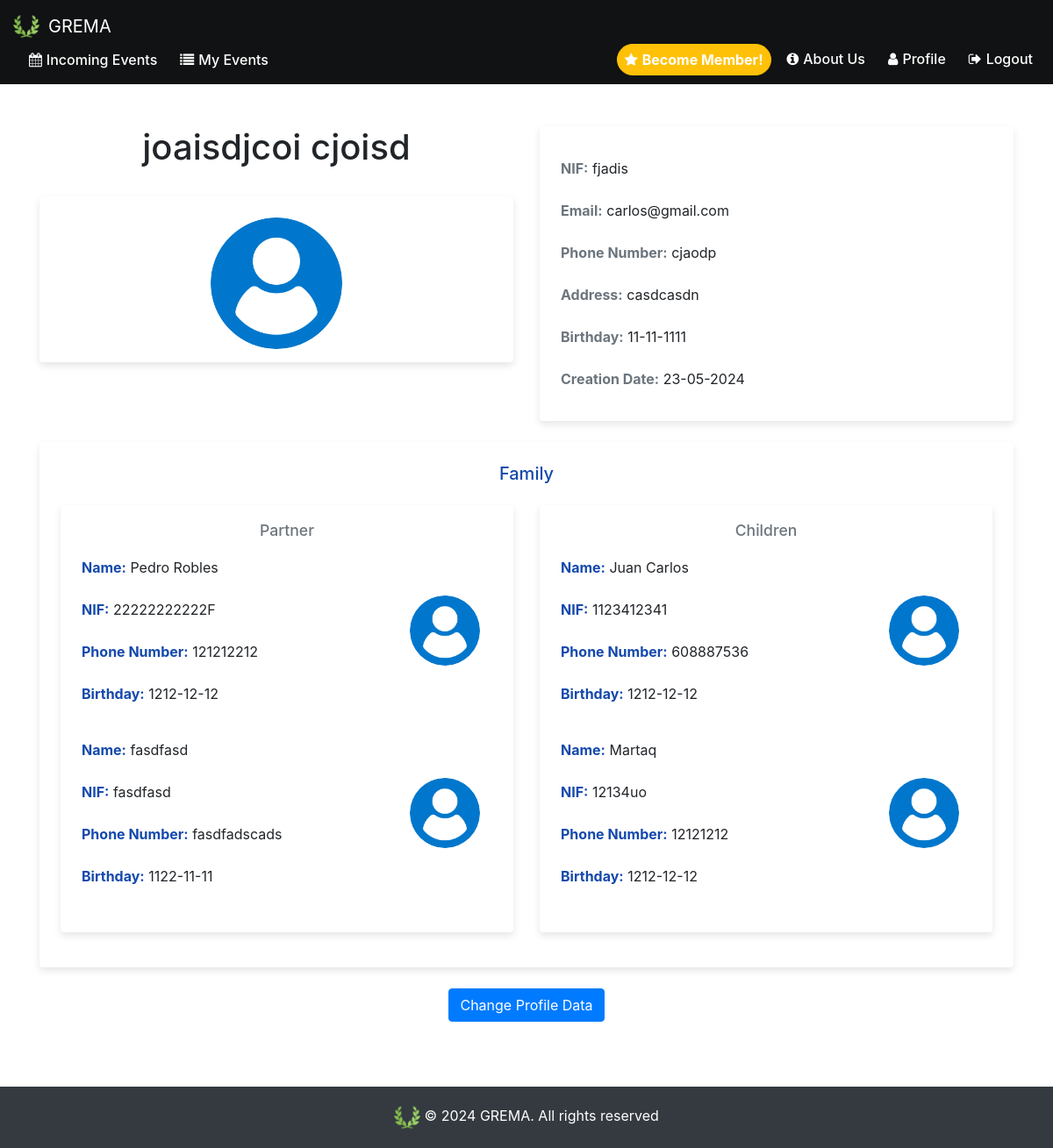
The app's page /profile (signed in) with its own data.
### website/models.py (models this page shows)
class User(db.Model, UserMixin):
    id = db.Column(db.Integer, primary_key=True, server_default="5")
    nif =db.Column(db.Integer, nullable=False)
    is_admin= False
    phone_number=db.Column(db.Integer)
    address=db.Column(db.String(150))
    email = db.Column(db.String(150), unique=True)
    password = db.Column(db.String(150), nullable=False)
    birthday = db.Column(db.Date)
    creation_date = db.Column(db.Date, default=func.current_date())
    first_name = db.Column(db.String(150))
    surname= db.Column(db.String(150))
    user_profile_image_url = db.Column(db.String(300))
    children = relationship("Child", back_populates="parent")
    partner = relationship("Partner", back_populates="user")

class Partner(db.Model):
    id = db.Column(db.Integer, primary_key=True)
    user_id = db.Column(db.Integer, db.ForeignKey('user.id'))
    nif =db.Column(db.Integer)
    birthday = db.Column(db.Date)
    creation_date = db.Column(db.Date, default=func.current_date())
    name = db.Column(db.String(150))
    phone_number=db.Column(db.Integer)
    partner_profile_image_url = db.Column(db.String(300))
    user_id = db.Column(db.Integer, db.ForeignKey('user.id'))
    user = relationship("User", back_populates="partner")

class Child(db.Model):
    id = db.Column(db.Integer, primary_key=True)
    user_id = db.Column(db.Integer, db.ForeignKey('user.id'))
    nif =db.Column(db.Integer)
    birthday = db.Column(db.Date)
    creation_date = db.Column(db.Date, default=func.current_date())
    name = db.Column(db.String(150))
    phone_number=db.Column(db.Integer)
    child_profile_image_url = db.Column(db.String(300))
    user_id = db.Column(db.Integer, db.ForeignKey('user.id'))
    parent = relationship("User", back_populates="children")

### website/views.py (the view)
@views.route('/profile', methods=['GET', 'POST'])
@login_required
def profile():
    return render_template('profile.html', user=current_user)

### website/views.py (called while the page is built)
@views.context_processor
def inject_membership():
    if current_user.is_authenticated:
        is_member = Fee.query.filter_by(user_fee=current_user.id, payed=True).first() is not None
    else:
        is_member = False
    return dict(is_member=is_member)

### website/templates/profile.html (shortened to what this page needs)
{% extends "base.html" %}
{% block content %}
<br><br />
<div class="container">
    <div class="row">
        <div class="col-md-6">
            <h1 class="text-center">{{ user.first_name }} {{ user.surname }}</h1>
            <br>
            <div class="card mb-4">
                <div class="profile-image-container mx-auto mt-4">
                    {% if user.user_profile_image_url %}
                    <img src="{{ user.user_profile_image_url }}" class="card-img-top rounded-circle"
                        alt="Profile Image">
                    {% elif user.admin_profile_image_url %}
                    <img src="{{ user.admin_profile_image_url }}" class="card-img-top rounded-circle"
                        alt="Profile Image">
                    {% else %}
                    <img src="{{ url_for('static', filename='images/userLogo.png') }}"
                        class="card-img-top rounded-circle" alt="{{ user.first_name }}">
                    {% endif %}
                </div>
            </div>
        </div>
        <div class="col-md-6">
            <div class="card mb-4">
                <div class="card-body">
                    <ul class="list-group list-group-flush">
                        <li class="list-group-item"><strong class="text-secondary">NIF:</strong> {{ user.nif }}</li>
                        <li class="list-group-item"><strong class="text-secondary">Email:</strong> {{ user.email }}</li>
                        <li class="list-group-item"><strong class="text-secondary">Phone Number:</strong> {{
                            user.phone_number }}</li>
                        <li class="list-group-item"><strong class="text-secondary">Address:</strong> {{ user.address }}
                        </li>
                        {% if not user.is_admin %}
                        <li class="list-group-item"><strong class="text-secondary">Birthday:</strong> {{
                            user.birthday.strftime('%d-%m-%Y') }}</li>
                        <li class="list-group-item"><strong class="text-secondary">Creation Date:</strong> {{
                            user.creation_date.strftime('%d-%m-%Y') }}</li>
                        {% endif %}
                    </ul>
                </div>
            </div>
        </div>
    </div>
    {% if user.partner or user.children %}
    <div class="row">
        <div class="col-md-12">
            <div class="card mb-4">
                <div class="card-body">
                    <h5 class="card-title text-center mb-4 custom-color">Family</h5>
                    <div class="row">
                        <div class="col-md-6">
                            {% if user.partner %}
                            <div class="card mb-3">
                                <div class="card-body">
                                    <h6 class="card-subtitle mb-2 text-muted text-center text-warning">Partner</h6>
                                    {% for partner in user.partner %}
                                    <div class="row align-items-center mb-3">
                                        <div class="col-md-9">
                                            <ul class="list-group list-group-flush">
                                                <li class="list-group-item"><strong class="custom-color">Name:</strong>
                                                    {{ partner.name }}</li>
                                                <li class="list-group-item"><strong class="custom-color">NIF:</strong>
                                                    {{ partner.nif }}</li>
                                                <li class="list-group-item"><strong class="custom-color">Phone
                                                        Number:</strong> {{ partner.phone_number }}</li>
                                                <li class="list-group-item"><strong
                                                        class="custom-color">Birthday:</strong> {{ partner.birthday }}
                                                </li>
                                            </ul>
                                        </div>
                                        <div class="col-md-3">
                                            <div class="partner-image-container">
                                                {% if partner.partner_profile_image_url %}
                                                <img src="{{ partner.partner_profile_image_url }}"
                                                    class="rounded-circle" alt="Partner Image">
                                                {% else %}
                                                <img src="{{ url_for('static', filename='images/userLogo.png') }}"
                                                    class="rounded-circle" alt="Default Partner Image">
                                                {% endif %}
                                            </div>
                                        </div>
                                    </div>
                                    {% endfor %}
                                </div>
                            </div>
                            {% endif %}
                        </div>
                        <div class="col-md-6">
                            {% if user.children %}
                            <div class="card mb-3">
                                <div class="card-body">
                                    <h6 class="card-subtitle mb-2 text-muted text-center text-warning">Children</h6>
                                    {% for child in user.children %}
                                    <div class="row align-items-center mb-3">
                                        <div class="col-md-9">
                                            <ul class="list-group list-group-flush">
                                                <li class="list-group-item"><strong class="custom-color">Name:</strong>
                                                    {{ child.name }}</li>
                                                <li class="list-group-item"><strong class="custom-color">NIF:</strong>
                                                    {{ child.nif }}</li>
                                                <li class="list-group-item"><strong class="custom-color">Phone
                                                        Number:</strong> {{ child.phone_number }}</li>
                                                <li class="list-group-item"><strong
                                                        class="custom-color">Birthday:</strong> {{ child.birthday }}
                                                </li>
                                            </ul>
                                        </div>
                                        <div class="col-md-3">
                                            <div class="child-image-container">
                                                {% if child.child_profile_image_url %}
                                                <img src="{{ child.child_profile_image_url }}" class="rounded-circle"
                                                    alt="Child Image">
                                                {% else %}
                                                <img src="{{ url_for('static', filename='images/userLogo.png') }}"
                                                    class="rounded-circle" alt="Default Child Image">
                                                {% endif %}
                                            </div>
                                        </div>
                                    </div>
                                    {% endfor %}
                                </div>
                            </div>
                            {% endif %}
                        </div>
                    </div>
                </div>
            </div>
        </div>
    </div>
    {% endif %}
    <div class="text-center mb-4">
        <button id="edit-profile-btn" class="btn btn-primary">Change Profile Data</button>
    </div>
</div>
{% endblock %}

### website/templates/base.html (shortened to what this page needs)
<!DOCTYPE html>
<html lang="en">
<head>
  <link rel="stylesheet" href="/static/base.css">
  <link rel="stylesheet" href="https://stackpath.bootstrapcdn.com/bootstrap/4.4.1/css/bootstrap.min.css"
 />
  <link rel="stylesheet" href="https://stackpath.bootstrapcdn.com/font-awesome/4.7.0/css/font-awesome.min.css"
 />
</head>
<body>
  <nav class="navbar navbar-expand-md navbar-dark navbar-custom">
    <div class="container-wide">
      <a class="navbar-brand" href="/"><img src="{{ url_for('static', filename='images/greek_laurel.png') }}"
          alt="GREMA"> GREMA</a>
      <div class="collapse navbar-collapse" id="navbar">
        <ul class="navbar-nav">
          {% if user.is_authenticated %}
          {% if user.is_admin %}
          <li class="nav-item">
            <a class="nav-link" href="/"><i class="fa fa-calendar" aria-hidden="true"></i> Manage Events</a>
          </li>
          <li class="nav-item">
            <a class="nav-link" href="/manage_memberships"><i class="fa fa-users" aria-hidden="true"></i> Manage
              Memberships</a>
          </li>
          <li class="nav-item">
            <a class="nav-link" href="/manage_event_attendances"><i class="fa fa-check-square" aria-hidden="true"></i>
              Manage Attendances</a>
          </li>
          <li class="nav-item">
            <a class="nav-link" href="/qr_reader"><i class="fa fa-qrcode" aria-hidden="true"></i> QR Reader</a>
          </li>
          {% else %}
          <li class="nav-item">
            <a class="nav-link" href="/"><i class="fa fa-calendar" aria-hidden="true"></i> Incoming Events</a>
          </li>
          {% endif %}
          <li class="nav-item">
            <a class="nav-link" href="/my_events"><i class="fa fa-list" aria-hidden="true"></i> My Events</a>
          </li>
          {% endif %}
        </ul>
        {% if user.is_authenticated %}
        <ul class="navbar-nav ml-auto">
          {% if not is_member %}
          <li class="nav-item">
            <a class="btn btn-warning nav-link rounded-pill font-weight-bold" id="becomeMember" href="/become_member"><i
                class="fa fa-star" aria-hidden="true"></i> Become Member!</a>
          </li>
          {% else %}
          <li class="nav-item">
            <span class="badge badge-warning">Member</span>
          </li>
          {% endif %}
          <li class="nav-item">
            <a class="nav-link" href="/about_us"><i class="fa fa-info-circle" aria-hidden="true"></i> About Us</a>
          </li>
          <li class="nav-item">
            <a class="nav-link" href="/profile"><i class="fa fa-user" aria-hidden="true"></i> Profile</a>
          </li>
          <li class="nav-item">
            <a class="nav-link" href="/logout"><i class="fa fa-sign-out" aria-hidden="true"></i> Logout</a>
          </li>
        </ul>
        {% endif %}
      </div>
    </div>
  </nav>
  <div class="container-fluid">{% block content %}{% endblock %}</div>
  <br><br><br><br><br>
  <footer class="footer mt-auto py-3 bg-dark text-white">
    <div class="container text-center">
      <img src="/static/images/greek_laurel.png" alt="Laurel" style="max-height: 30px;" />
      <span>&copy; 2024 GREMA. All rights reserved
    </div>
  </footer>
</body>
</html>

### website/static/base.css (style rules this page uses)
html { position: relative; min-height: 100%; }
body { margin-bottom: 100px; }
.footer { position: absolute; bottom: 0; width: 100%; height: 70px; background-color: #343a40; display: flex; align-items: center; justify-content: space-between; padding: 0 30px; box-sizing: border-box; }
.footer img { max-height: 35px; max-width: 100%; vertical-align: middle; align-items: center; }

### website/templates/base.html (style rules this page uses)
.navbar-custom { background-color: #101213; padding: 10px 0; }
.navbar-brand { display: flex; align-items: center; }
.navbar-brand img { max-height: 30px; margin-right: 10px; }
.navbar-nav .nav-item { margin-left: 10px; }
.navbar-nav .nav-link { color: #ffffff !important; font-weight: 500; display: flex; align-items: center; padding: 5px 10px; }
.navbar-nav .nav-link .fa { margin-right: 5px; }
.navbar-collapse { justify-content: space-between; }
.navbar-nav.ml-auto { margin-left: auto !important; }
.container-wide { max-width: 1340px; width: 100%; padding-left: 15px; padding-right: 15px; margin-left: auto; margin-right: auto; }
.nav-link.btn { padding: 5px 10px; }
.footer { background-color: #101213; color: white; padding: 20px 0; }
.footer img { max-height: 30px; }

### website/templates/profile.html (style rules this page uses)
.profile-image-container { max-width: 150px; margin-bottom: 15px; }
.card { border: none; box-shadow: 0 4px 8px rgba(0, 0, 0, 0.1); }
.card-body { padding: 1.5rem; }
.list-group-item { border: none; padding: 0.75rem 0; }
.card-subtitle { font-size: 1.1rem; }
.custom-color { color: rgb(20, 73, 172); }
.partner-image-container img, .child-image-container img { max-width: 80px; height: auto; }

### records on screen
User: first_name "joaisdjcoi", surname "cjoisd", user_profile_image_url (picture), nif "fjadis", email "carlos@gmail.com", phone_number "cjaodp", address "casdcasdn", birthday "11-11-1111", creation_date "23-05-2024"
Partner: name "Pedro Robles", nif "22222222222F", phone_number "121212212", birthday "1212-12-12"
Partner: name "fasdfasd", nif "fasdfasd", phone_number "fasdfadscads", birthday "1122-11-11"
Child: name "Juan Carlos", nif "1123412341", phone_number "608887536", birthday "1212-12-12"
Child: name "Martaq", nif "12134uo", phone_number "12121212", birthday "1212-12-12"
